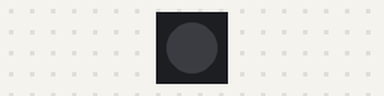
This sketch was run on a simulated ESP32-S3. Parts: 1 RGB LEDs in strip order, left to right. Random numbers use the default seed unless the sketch sets one; what the sketch prints to the serial monitor is not drawn.

Above: at 1.1 s.
At 2.0 s:
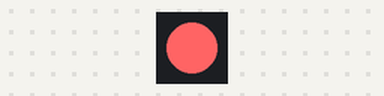
At 18.41 s:
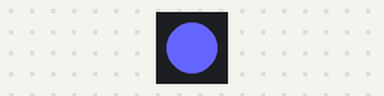
At 31.4 s:
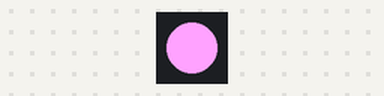
Timing chart, 0 to 40.0 s (numbered marks = the images above):
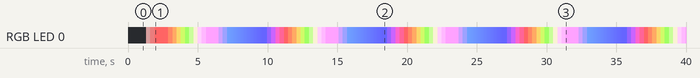

Measured:
- by itself, RGB LED 0: off → RGB(136, 100, 100) at 1.3 s, → RGB(187, 100, 100) 0.30 s later, → RGB(238, 100, 100) 0.30 s later, → RGB(255, 100, 100) 0.10 s later, … (295 changes in this stretch)

The sketch:

RGB_AnimationInStr.ino
```cpp
#include <Adafruit_NeoPixel.h>
#include <Arduino.h>

#include "./animatiocnDecoder.hpp"
#define PIN 48
#define LED_COUNT 1
Adafruit_NeoPixel strip =
    Adafruit_NeoPixel(LED_COUNT, PIN, NEO_GRBW + NEO_KHZ800);

#define PINLEDR 0
#define PINLEDG 0
#define PINLEDB 0

const char* animation =
    "R255GOB0F1500,R60G174B0F1500,R255G62B255F1500,R11G62B255F1500,ROGOB255F2602";

void setup() {
    Serial.begin(115200);
    // while (!Serial) {
    // }
    delay(1000);
    Serial.println("Start");
    strip.begin();
    delay(50);
    setHandleLed([](uint8_t R, uint8_t G, uint8_t B) {
        strip.setPixelColor(0, strip.Color(R, G, B, 100));
        strip.show();
    });
    setAnimation(animation, strlen(animation));
    startAnimation();
}

void loop() {
    loopAnimation();
}
```

animatiocnDecoder.hpp
```cpp
#include <Arduino.h>

//**************************************************
//                  List Animations
//**************************************************

typedef struct animation {
    uint16_t R;     // cor Vermelhar
    uint16_t G;     // cor Verde
    uint16_t B;     // cor Azul
    uint16_t fade;  // tempo do fade
    uint16_t time;
    uint32_t at;
} animation_t;

typedef struct list {
    animation_t value;
    list* next;
} listAnimation_t;

listAnimation_t* startAnimationList = NULL;
listAnimation_t* actAnimation = NULL;
animation_t status;
animation_t act;

listAnimation_t* getLastAniation(bool penult) {
    listAnimation_t* aux = startAnimationList;
    if (aux == NULL) return NULL;
    while (aux->next != NULL) {
        aux = aux->next;
    }
    return aux;
}

void addAniation(animation_t index) {
    listAnimation_t* newAnimation = new listAnimation_t();
    memcpy(&newAnimation->value, &index, sizeof(animation_t));
    if (startAnimationList == NULL) {
        startAnimationList = newAnimation;
        return;
    }
    listAnimation_t* aux = startAnimationList;
    while (aux->next != NULL) {
        aux = aux->next;
    }
    aux->next = newAnimation;
}

void clearAniation() {
    listAnimation_t* aux = startAnimationList;
    if (aux == NULL) return;
    while (startAnimationList != NULL) {
        aux = startAnimationList;
        startAnimationList = startAnimationList->next;
        delete aux;
    }
}

//**************************************************
//               Variabes Globlas
//**************************************************

enum animationRunTypes {
    STOP,
    ANIMATION,
    STATIC,
};

uint8_t animationRun = STOP;
uint8_t staticR = 0;
uint8_t staticG = 0;
uint8_t staticB = 0;

//**************************************************
//                 Log Animation
//**************************************************

void printSetValue(const char* who, uint16_t value) {
    Serial.print("Value set to ");
    Serial.print(who);
    Serial.print(" -> ");
    Serial.println(value);
}

//**************************************************
//                 Set Animation
//**************************************************

uint8_t state;

enum states {
    INITIAL = 0,
    GETWHOVALUE,
    GETVALUE,
    SETRED,
    SETBLUE,
    SETGREEN,
    SETTIMEFADE,
    SETDELAY,
};

#define MAXAUXBUFFERLEN 10
uint8_t countAuxBuffer = 0;
char auxBuffer[MAXAUXBUFFERLEN];

enum statusProcessing { NORMAL, NEXTANIMATION, ERRROR };

uint16_t getValueOfAuxBuffer(bool isActivectRandon = false) {
    uint16_t aux = 0;
    aux = atol(auxBuffer);
    if (isActivectRandon && aux > 0xff) {
        aux = random(255);
    }
    return aux;
}

bool isNumber(char index) { return isDigit(index); }
/**
 * @brief funcao interna para processadomento de uma animacao
 *
 * @param index caracter a ser processado
 * @param ani a animacao atual para cerregar os parametros
 * @return uint8_t
 */
uint8_t processingChar(char index, animation_t* ani) {
    // Serial.println(index);
    if (isNumber(index)) {
        // adiciona todos os numeros em um buffer auxiliar para ser processado
        // mais para frente
        auxBuffer[countAuxBuffer++] = index;
    } else {
        // coleta os valores numeros do auxilia buffer
        if (state > GETVALUE) {
            if (state == SETRED) {
                ani->R = getValueOfAuxBuffer(true);
                printSetValue("R", ani->R);
            } else if (state == SETBLUE) {
                ani->B = getValueOfAuxBuffer(true);
                printSetValue("B", ani->B);
            } else if (state == SETGREEN) {
                ani->G = getValueOfAuxBuffer(true);
                printSetValue("G", ani->G);
            } else if (state == SETTIMEFADE) {
                ani->fade = getValueOfAuxBuffer();
                printSetValue("Fade", ani->fade);
            } else if (state == SETDELAY) {
                ani->time = getValueOfAuxBuffer();
                printSetValue("Delay", ani->time);
            }
            state = GETWHOVALUE;  // reseta o state pois o proximo char nao é
                                  // numerico
        }
        countAuxBuffer = 0;
        memset(auxBuffer, 0, MAXAUXBUFFERLEN);
        // processamento dos caracteres
        if (index == ',') {
            return NEXTANIMATION;
        } else if (index == 'R') {
            state = SETRED;
        } else if (index == 'G') {
            state = SETGREEN;
        } else if (index == 'B') {
            state = SETBLUE;
        } else if (index == 'F') {
            state = SETTIMEFADE;
        } else if (index == 'W') {
            state = SETDELAY;
        } else if (index == 'S') {
        } else if (index == 'L') {
        } else {
            return ERRROR;
        }
    }
    return NORMAL;
}

/**
 * @brief Set the Animation object
 *
 * @param animation texto de animacao
 * @param len tamanho em caracteres da animcacao
 */
void setAnimation(const char* animation, uint16_t len) {
    animationRun = STOP;
    clearAniation();
    uint16_t i = 0;
    animation_t ani;
    memset(&ani, 0, sizeof(animation_t));
    ani.R = ani.G = ani.B = 0xffff;

    if (*(animation + len) != ',') {
        memset(const_cast<char*>(animation + len), ',', 1);
    }
    state = GETWHOVALUE;
    while (i <= len) {
        uint8_t status = processingChar(*(animation + i), &ani);
        if (status == NORMAL) {
            // esse status indica que a operacao ainda esta acontecendo
        } else if (status == NEXTANIMATION) {
            addAniation(ani);
            memset(&ani, 0, sizeof(animation_t));
            ani.R = ani.G = ani.B = 0xff;
            // Serial.println("NEXTANIMATION");
            // esse satatus indica que o evevnto de animacao esta completo
        } else {
            // idicador de erro no texto
            // return;
        }
        i++;
    }
    animationRun = ANIMATION;
}

//*********************************
//        LOOP ANIMATION
//*********************************

typedef void handleLeds_t(uint8_t, uint8_t, uint8_t);

handleLeds_t* hanldesLeds = NULL;

void setHandleLed(handleLeds_t* index) { hanldesLeds = index; }

void loopAnimation() {
    if (hanldesLeds == NULL) return;
    if (animationRun != ANIMATION) {
        if (animationRun == STATIC) {
            hanldesLeds(staticR, staticG, staticB);
        }
        return;
    }
    if (startAnimationList == NULL) return;
    if (actAnimation == NULL) {
        actAnimation = startAnimationList;
        act = actAnimation->value;
    }
    // seta RGB caso nao setado
    if (act.R == 0xffff) act.R = status.R;
    if (act.G == 0xffff) act.G = status.G;
    if (act.B == 0xffff) act.B = status.B;

    // coleta os tempos
    if ((act.fade > 0 || act.time > 0) && act.at == 0) {
        act.at = millis();  // seta o tempo de inicio da fade somende se ouver
                            // um fade ou um timer
    }
    uint32_t timeOUT = act.at + act.fade + act.time;

    // processamento em tempo real
    uint32_t actTime = millis();
    // Serial.println(act.fade);
    if (actTime < timeOUT) {
        uint16_t R = act.R;
        uint16_t G = act.G;
        uint16_t B = act.B;

        if (act.fade > 0) {  // somente da fade se ouver
            uint32_t actTimeFade = max(((act.at + act.fade) - 1), actTime);
            R = map(actTime, act.at, actTimeFade, status.R, act.R);
            G = map(actTime, act.at, actTimeFade, status.G, act.G);
            B = map(actTime, act.at, actTimeFade, status.B, act.B);
        }
        // Serial.printf("R - %d, G - %d, B - %d\n", R, G, B);
        if (hanldesLeds != NULL) {
            (*hanldesLeds)(R, G, B);
        }
    } else {  // proximo estagio da animacao
        memcpy(
            &status, &act,
            sizeof(animation_t));  // copia o ultimo status para setar o proximo
        actAnimation = actAnimation->next;
        if (actAnimation != NULL) {
            act = actAnimation->value;
        }
    }

    // actAnimation->value
}

/**
 * @brief Set the Blinker Color function
 * esta funcao acender uma cor por determido tempo em millis segundos e dps
 * volta para animacao. No momento dessa funcao o codigo fica travado pos a
 * mesma nao é asyncrona
 *
 * @param R 0 - 255
 * @param G 0 - 255
 * @param B 0 - 255
 * @param timer 0 - 65536 - tempo para essa cor fica acesa
 */
void setBlinkerColor(uint8_t R, uint8_t G, uint8_t B, uint16_t timer) {
    if (hanldesLeds == NULL) return;
    hanldesLeds(R, G, B);
    delay(timer);
}

/**
 * @brief Stop Animation
 *
 */
void stopAnimation() { animationRun = STOP; }

/**
 * @brief Start Animation
 *
 */
void startAnimation() { animationRun = ANIMATION; }

/**
 * @brief Set the Static Color Function
 * essa funcao coloca uma cor fixa no led e para a animacao
 *
 * @param R
 * @param G
 * @param B
 */
void setStaticColor(uint8_t R, uint8_t G, uint8_t B) {
    animationRun = STATIC;
    staticR = R;
    staticG = G;
    staticB = B;
}
```
